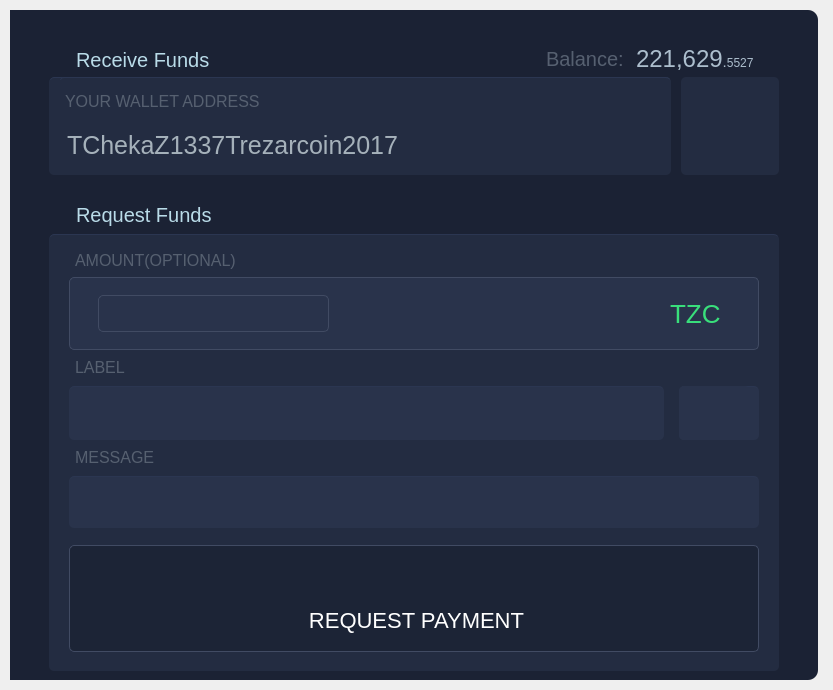
<?xml version="1.0" encoding="UTF-8"?>
<ui version="4.0">
 <class>ReceiveCoinsDialog</class>
 <widget class="QWidget" name="ReceiveCoinsDialog">
  <property name="geometry">
   <rect>
    <x>0</x>
    <y>0</y>
    <width>833</width>
    <height>690</height>
   </rect>
  </property>
  <property name="WindowText" stdset="0">
   <string>Form</string>
  </property>
  <layout class="QGridLayout" name="gridLayout">
   <property name="leftMargin">
    <number>0</number>
   </property>
   <property name="topMargin">
    <number>10</number>
   </property>
   <property name="rightMargin">
    <number>5</number>
   </property>
   <property name="bottomMargin">
    <number>10</number>
   </property>
   <property name="horizontalSpacing">
    <number>0</number>
   </property>
   <item row="0" column="0">
    <layout class="QHBoxLayout" name="horizontalLayout" stretch="4">
     <property name="spacing">
      <number>0</number>
     </property>
     <property name="leftMargin">
      <number>10</number>
     </property>
     <property name="rightMargin">
      <number>10</number>
     </property>
     <item>
      <widget class="QWidget" name="widget_2" native="true">
       <property name="styleSheet">
        <string notr="true">background:#1b2234;
padding:2px;
border-top-right-radius: 10px;
border-bottom-right-radius: 10px;
border-right:1px;
border-color:white;</string>
       </property>
       <layout class="QGridLayout" name="gridLayout_11">
        <item row="0" column="0">
         <layout class="QVBoxLayout" name="verticalLayout_2" stretch="2,3,2,15">
          <property name="spacing">
           <number>0</number>
          </property>
          <item>
           <layout class="QVBoxLayout" name="WALLET_TITLE">
            <property name="spacing">
             <number>0</number>
            </property>
            <item>
             <layout class="QHBoxLayout" name="WalletTitle" stretch="0,0,0,0,0,0">
              <property name="spacing">
               <number>0</number>
              </property>
              <item>
               <spacer name="horizontalSpacer">
                <property name="orientation">
                 <enum>Qt::Horizontal</enum>
                </property>
                <property name="sizeType">
                 <enum>QSizePolicy::Fixed</enum>
                </property>
                <property name="sizeHint" stdset="0">
                 <size>
                  <width>50</width>
                  <height>20</height>
                 </size>
                </property>
               </spacer>
              </item>
              <item>
               <widget class="QLabel" name="label">
                <property name="styleSheet">
                 <string notr="true">color:#b9dbe8; 
background-color:#1b2234;
padding-top:25px;
font-size:20px;

</string>
                </property>
                <property name="text">
                 <string>Receive Funds</string>
                </property>
               </widget>
              </item>
              <item>
               <spacer name="horizontalSpacer_10">
                <property name="orientation">
                 <enum>Qt::Horizontal</enum>
                </property>
                <property name="sizeHint" stdset="0">
                 <size>
                  <width>40</width>
                  <height>20</height>
                 </size>
                </property>
               </spacer>
              </item>
              <item>
               <widget class="QLabel" name="label_3">
                <property name="styleSheet">
                 <string notr="true">color:#566070;
background-color:#1b2234;
padding-top:25px;
font-size:20px;</string>
                </property>
                <property name="text">
                 <string>&lt;html&gt;&lt;head/&gt;&lt;body&gt;&lt;p&gt;Balance:&lt;/p&gt;&lt;/body&gt;&lt;/html&gt;</string>
                </property>
               </widget>
              </item>
              <item>
               <widget class="QLabel" name="labelBalance">
                <property name="styleSheet">
                 <string notr="true">font: 75 14pt &quot;Ubuntu&quot;;
color:#a5c3d1;
backcolor:black;
color:#acbecd;
background-color:#1b2234;
padding-top:25px;

</string>
                </property>
                <property name="text">
                 <string>&lt;html&gt;&lt;head/&gt;&lt;body&gt;&lt;p&gt;&lt;span style=&quot; font-size:18pt; font-weight:400;&quot;&gt;221,629&lt;/span&gt;&lt;span style=&quot; font-size:11pt; font-weight:400;&quot;&gt;.&lt;/span&gt;5527&lt;/p&gt;&lt;/body&gt;&lt;/html&gt;</string>
                </property>
               </widget>
              </item>
              <item>
               <spacer name="horizontalSpacer_11">
                <property name="orientation">
                 <enum>Qt::Horizontal</enum>
                </property>
                <property name="sizeType">
                 <enum>QSizePolicy::Fixed</enum>
                </property>
                <property name="sizeHint" stdset="0">
                 <size>
                  <width>50</width>
                  <height>20</height>
                 </size>
                </property>
               </spacer>
              </item>
             </layout>
            </item>
           </layout>
          </item>
          <item>
           <layout class="QGridLayout" name="gridLayout_12">
            <property name="spacing">
             <number>0</number>
            </property>
            <item row="0" column="0">
             <layout class="QHBoxLayout" name="horizontalLayout_2" stretch="10,1">
              <property name="spacing">
               <number>10</number>
              </property>
              <property name="leftMargin">
               <number>30</number>
              </property>
              <property name="rightMargin">
               <number>30</number>
              </property>
              <item>
               <widget class="QWidget" name="widget_4" native="true">
                <property name="sizePolicy">
                 <sizepolicy hsizetype="Preferred" vsizetype="Preferred">
                  <horstretch>0</horstretch>
                  <verstretch>0</verstretch>
                 </sizepolicy>
                </property>
                <property name="styleSheet">
                 <string notr="true">background:#232c41;
color:white;
padding:2px;
border-radius:5px;
border-top: 1px solid #2b3651;</string>
                </property>
                <layout class="QGridLayout" name="gridLayout_20">
                 <property name="leftMargin">
                  <number>0</number>
                 </property>
                 <property name="topMargin">
                  <number>0</number>
                 </property>
                 <property name="rightMargin">
                  <number>0</number>
                 </property>
                 <property name="bottomMargin">
                  <number>0</number>
                 </property>
                 <property name="spacing">
                  <number>0</number>
                 </property>
                 <item row="0" column="0">
                  <layout class="QVBoxLayout" name="verticalLayout_6" stretch="1,1">
                   <property name="spacing">
                    <number>0</number>
                   </property>
                   <property name="leftMargin">
                    <number>10</number>
                   </property>
                   <item>
                    <layout class="QHBoxLayout" name="horizontalLayout_4">
                     <property name="spacing">
                      <number>0</number>
                     </property>
                     <item>
                      <widget class="QLabel" name="label_17">
                       <property name="styleSheet">
                        <string notr="true">color:#566070;
font-size:16px;</string>
                       </property>
                       <property name="text">
                        <string>YOUR WALLET ADDRESS</string>
                       </property>
                      </widget>
                     </item>
                    </layout>
                   </item>
                   <item>
                    <layout class="QHBoxLayout" name="horizontalLayout_26">
                     <property name="spacing">
                      <number>0</number>
                     </property>
                     <property name="bottomMargin">
                      <number>10</number>
                     </property>
                     <item>
                      <widget class="QLabel" name="labelAddressAccount">
                       <property name="styleSheet">
                        <string notr="true">color:#a5b1ba;
font-size:19pt;
border:none;</string>
                       </property>
                       <property name="text">
                        <string>TChekaZ1337Trezarcoin2017</string>
                       </property>
                      </widget>
                     </item>
                     <item>
                      <spacer name="horizontalSpacer_14">
                       <property name="orientation">
                        <enum>Qt::Horizontal</enum>
                       </property>
                       <property name="sizeType">
                        <enum>QSizePolicy::Fixed</enum>
                       </property>
                       <property name="sizeHint" stdset="0">
                        <size>
                         <width>20</width>
                         <height>20</height>
                        </size>
                       </property>
                      </spacer>
                     </item>
                     <item>
                      <widget class="QPushButton" name="btnCopyAddressAccount">
                       <property name="minimumSize">
                        <size>
                         <width>40</width>
                         <height>40</height>
                        </size>
                       </property>
                       <property name="styleSheet">
                        <string notr="true">QPushButton::pressed{
border:none;
background-image:url(:/icons/copyclipboard);
title:none;
width:20px;height:22px;
background-repeat:no-repeat;
background-position: center;
outline: none;
  box-shadow: 0px 0px 0px 1px rgba(0, 0, 0, 0.1) inset,
  0px 1px 4px 0px rgba(0, 0, 0, 0.1) inset !important;
}
QPushButton{
border:none;
background-image:url(:/icons/copyclipboard);
title:none;
width:20px;height:22px;
background-repeat:no-repeat;
background-position: center;
outline: none;
}
</string>
                       </property>
                       <property name="text">
                        <string/>
                       </property>
                      </widget>
                     </item>
                     <item>
                      <spacer name="horizontalSpacer_15">
                       <property name="orientation">
                        <enum>Qt::Horizontal</enum>
                       </property>
                       <property name="sizeHint" stdset="0">
                        <size>
                         <width>40</width>
                         <height>20</height>
                        </size>
                       </property>
                      </spacer>
                     </item>
                    </layout>
                   </item>
                  </layout>
                 </item>
                </layout>
               </widget>
              </item>
              <item>
               <widget class="QWidget" name="widget_5" native="true">
                <property name="maximumSize">
                 <size>
                  <width>16777215</width>
                  <height>16777215</height>
                 </size>
                </property>
                <property name="styleSheet">
                 <string notr="true">background:#232c41;
color:white;
padding:2px;
border-radius:5px;

</string>
                </property>
                <layout class="QGridLayout" name="gridLayout_6">
                 <item row="0" column="0">
                  <widget class="QPushButton" name="receiveQR">
                   <property name="minimumSize">
                    <size>
                     <width>80</width>
                     <height>80</height>
                    </size>
                   </property>
                   <property name="styleSheet">
                    <string notr="true">border:0px;
image:url(:/icons/receive_qr);
title:none;
</string>
                   </property>
                   <property name="text">
                    <string/>
                   </property>
                  </widget>
                 </item>
                </layout>
               </widget>
              </item>
             </layout>
            </item>
           </layout>
          </item>
          <item>
           <layout class="QVBoxLayout" name="TRANSACTION_TITLE">
            <item>
             <layout class="QHBoxLayout" name="horizontalLayout_3" stretch="2,10,1">
              <property name="spacing">
               <number>0</number>
              </property>
              <item>
               <widget class="QLabel" name="label_6">
                <property name="minimumSize">
                 <size>
                  <width>50</width>
                  <height>0</height>
                 </size>
                </property>
                <property name="maximumSize">
                 <size>
                  <width>10</width>
                  <height>16777215</height>
                 </size>
                </property>
                <property name="styleSheet">
                 <string notr="true">background-color:#1b2234;
</string>
                </property>
                <property name="text">
                 <string>&lt;html&gt;&lt;head/&gt;&lt;body&gt;&lt;p&gt;&lt;br/&gt;&lt;/p&gt;&lt;/body&gt;&lt;/html&gt;</string>
                </property>
               </widget>
              </item>
              <item>
               <widget class="QLabel" name="label_7">
                <property name="styleSheet">
                 <string notr="true">background-color:#1b2234;
color:#b9dbe8; 
font-size:20px;</string>
                </property>
                <property name="text">
                 <string>Request Funds</string>
                </property>
                <property name="alignment">
                 <set>Qt::AlignBottom|Qt::AlignLeading|Qt::AlignLeft</set>
                </property>
                <property name="margin">
                 <number>10</number>
                </property>
               </widget>
              </item>
              <item>
               <widget class="QLabel" name="label_8">
                <property name="minimumSize">
                 <size>
                  <width>30</width>
                  <height>0</height>
                 </size>
                </property>
                <property name="maximumSize">
                 <size>
                  <width>30</width>
                  <height>16777215</height>
                 </size>
                </property>
                <property name="styleSheet">
                 <string notr="true">background-color:#1b2234;
color:#badce9;</string>
                </property>
                <property name="text">
                 <string>&lt;html&gt;&lt;head/&gt;&lt;body&gt;&lt;p&gt;&lt;br/&gt;&lt;/p&gt;&lt;/body&gt;&lt;/html&gt;</string>
                </property>
               </widget>
              </item>
             </layout>
            </item>
           </layout>
          </item>
          <item>
           <layout class="QGridLayout" name="gridLayout_5">
            <property name="leftMargin">
             <number>0</number>
            </property>
            <property name="rightMargin">
             <number>0</number>
            </property>
            <property name="spacing">
             <number>0</number>
            </property>
            <item row="0" column="0">
             <widget class="QWidget" name="widget_6" native="true">
              <layout class="QGridLayout" name="gridLayout_2">
               <property name="leftMargin">
                <number>0</number>
               </property>
               <property name="topMargin">
                <number>0</number>
               </property>
               <property name="rightMargin">
                <number>0</number>
               </property>
               <property name="bottomMargin">
                <number>0</number>
               </property>
               <property name="spacing">
                <number>0</number>
               </property>
               <item row="0" column="0">
                <layout class="QHBoxLayout" name="horizontalLayout_8" stretch="15">
                 <property name="spacing">
                  <number>0</number>
                 </property>
                 <property name="leftMargin">
                  <number>30</number>
                 </property>
                 <property name="rightMargin">
                  <number>30</number>
                 </property>
                 <item>
                  <widget class="QWidget" name="widget_7" native="true">
                   <property name="sizePolicy">
                    <sizepolicy hsizetype="Expanding" vsizetype="Expanding">
                     <horstretch>0</horstretch>
                     <verstretch>0</verstretch>
                    </sizepolicy>
                   </property>
                   <property name="minimumSize">
                    <size>
                     <width>0</width>
                     <height>0</height>
                    </size>
                   </property>
                   <property name="styleSheet">
                    <string notr="true">background:#232c41;
color:white;
padding:2px;
border-radius:5px;
border-top: 1px solid #2b3651;</string>
                   </property>
                   <layout class="QVBoxLayout" name="verticalLayout_4">
                    <property name="leftMargin">
                     <number>20</number>
                    </property>
                    <property name="rightMargin">
                     <number>20</number>
                    </property>
                    <item>
                     <layout class="QVBoxLayout" name="verticalLayout_10" stretch="1,2,1,1,1,1,1,3">
                      <property name="spacing">
                       <number>0</number>
                      </property>
                      <property name="topMargin">
                       <number>0</number>
                      </property>
                      <property name="bottomMargin">
                       <number>10</number>
                      </property>
                      <item>
                       <layout class="QVBoxLayout" name="AmountTitle_2">
                        <property name="spacing">
                         <number>6</number>
                        </property>
                        <item>
                         <layout class="QHBoxLayout" name="horizontalLayout_5">
                          <item>
                           <widget class="QLabel" name="label_2">
                            <property name="styleSheet">
                             <string notr="true">color:#566070;
font-size:16px;
border:none;</string>
                            </property>
                            <property name="text">
                             <string>AMOUNT(OPTIONAL)</string>
                            </property>
                           </widget>
                          </item>
                          <item>
                           <spacer name="horizontalSpacer_2">
                            <property name="orientation">
                             <enum>Qt::Horizontal</enum>
                            </property>
                            <property name="sizeHint" stdset="0">
                             <size>
                              <width>40</width>
                              <height>20</height>
                             </size>
                            </property>
                           </spacer>
                          </item>
                          <item>
                           <widget class="QPushButton" name="clearButton">
                            <property name="styleSheet">
                             <string notr="true">QPushButton::pressed{
background:#29334b;
color:white;
padding:2px;
border-radius:5px;
height:30px;
border:0px;
image:url(:/icons/refresh);
title:none;
  box-shadow: 0px 0px 0px 1px rgba(0, 0, 0, 0.1) inset,
  0px 1px 4px 0px rgba(0, 0, 0, 0.1) inset !important;
}
QPushButton{
background:#232c41;
color:white;
padding:2px;
border-radius:5px;
height:30px;
border:0px;
image:url(:/icons/refresh);
title:none;
}
</string>
                            </property>
                            <property name="text">
                             <string/>
                            </property>
                           </widget>
                          </item>
                         </layout>
                        </item>
                       </layout>
                      </item>
                      <item>
                       <widget class="QWidget" name="AmountFieldInputs" native="true">
                        <property name="styleSheet">
                         <string notr="true">border: 1px solid #414b63;
background:#29334b;
color:#dceaed;
padding:2px;
border-radius:5px;
</string>
                        </property>
                        <layout class="QGridLayout" name="gridLayout_3">
                         <property name="topMargin">
                          <number>1</number>
                         </property>
                         <property name="bottomMargin">
                          <number>1</number>
                         </property>
                         <item row="0" column="0">
                          <spacer name="horizontalSpacer_5">
                           <property name="orientation">
                            <enum>Qt::Horizontal</enum>
                           </property>
                           <property name="sizeType">
                            <enum>QSizePolicy::Fixed</enum>
                           </property>
                           <property name="sizeHint" stdset="0">
                            <size>
                             <width>20</width>
                             <height>20</height>
                            </size>
                           </property>
                          </spacer>
                         </item>
                         <item row="0" column="1">
                          <layout class="QHBoxLayout" name="horizontalLayout_6">
                           <item>
                            <widget class="BitcoinAmountField" name="reqAmount">
                             <property name="sizePolicy">
                              <sizepolicy hsizetype="Maximum" vsizetype="Fixed">
                               <horstretch>0</horstretch>
                               <verstretch>0</verstretch>
                              </sizepolicy>
                             </property>
                             <property name="maximumSize">
                              <size>
                               <width>16777215</width>
                               <height>16777215</height>
                              </size>
                             </property>
                             <property name="styleSheet">
                              <string notr="true">font-size:25px;
color:#dceaed;
</string>
                             </property>
                            </widget>
                           </item>
                           <item>
                            <spacer name="horizontalSpacer_3">
                             <property name="orientation">
                              <enum>Qt::Horizontal</enum>
                             </property>
                             <property name="sizeHint" stdset="0">
                              <size>
                               <width>40</width>
                               <height>20</height>
                              </size>
                             </property>
                            </spacer>
                           </item>
                          </layout>
                         </item>
                         <item row="0" column="3">
                          <spacer name="horizontalSpacer_4">
                           <property name="orientation">
                            <enum>Qt::Horizontal</enum>
                           </property>
                           <property name="sizeType">
                            <enum>QSizePolicy::Fixed</enum>
                           </property>
                           <property name="sizeHint" stdset="0">
                            <size>
                             <width>20</width>
                             <height>20</height>
                            </size>
                           </property>
                          </spacer>
                         </item>
                         <item row="0" column="2">
                          <widget class="QLabel" name="label_tzc">
                           <property name="styleSheet">
                            <string notr="true">border:0px;
font-size:26px;
color:#39df7b;</string>
                           </property>
                           <property name="text">
                            <string>TZC</string>
                           </property>
                          </widget>
                         </item>
                        </layout>
                       </widget>
                      </item>
                      <item>
                       <layout class="QVBoxLayout" name="ReceipientTitle_2">
                        <item>
                         <widget class="QLabel" name="label_22">
                          <property name="styleSheet">
                           <string notr="true">color:#566070;
font-size:16px;
border:none;</string>
                          </property>
                          <property name="text">
                           <string>&lt;html&gt;&lt;head/&gt;&lt;body&gt;&lt;p&gt;&lt;span style=&quot; font-size:12pt;&quot;&gt;LABEL&lt;/span&gt;&lt;/p&gt;&lt;/body&gt;&lt;/html&gt;</string>
                          </property>
                         </widget>
                        </item>
                       </layout>
                      </item>
                      <item>
                       <layout class="QGridLayout" name="gridLayout_14">
                        <property name="verticalSpacing">
                         <number>0</number>
                        </property>
                        <item row="0" column="0">
                         <layout class="QHBoxLayout" name="horizontalLayout_15" stretch="7,1">
                          <property name="spacing">
                           <number>15</number>
                          </property>
                          <item>
                           <widget class="QWidget" name="widget_20" native="true">
                            <property name="styleSheet">
                             <string notr="true">background-position: center;
outline: none;
background:#29334b;
color:white;
padding:2px;
border-radius:5px;
height:30px;
</string>
                            </property>
                            <layout class="QVBoxLayout" name="verticalLayout">
                             <item>
                              <widget class="QLineEdit" name="reqLabel">
                               <property name="styleSheet">
                                <string notr="true">color: #d6d5d5;
font-size:20px;
border:0px;</string>
                               </property>
                               <property name="WindowText" stdset="0">
                                <string>Enter Address Label</string>
                               </property>
                              </widget>
                             </item>
                            </layout>
                           </widget>
                          </item>
                          <item>
                           <widget class="QWidget" name="widget_23" native="true">
                            <property name="maximumSize">
                             <size>
                              <width>80</width>
                              <height>80</height>
                             </size>
                            </property>
                            <property name="styleSheet">
                             <string notr="true">background-position: center;
outline: none;
background:#29334b;
color:white;
padding:2px;
border-radius:5px;
height:50px;
</string>
                            </property>
                            <layout class="QGridLayout" name="gridLayout_17">
                             <property name="leftMargin">
                              <number>0</number>
                             </property>
                             <property name="topMargin">
                              <number>0</number>
                             </property>
                             <property name="bottomMargin">
                              <number>0</number>
                             </property>
                             <item row="0" column="0">
                              <widget class="QPushButton" name="labelCopyAddress">
                               <property name="styleSheet">
                                <string notr="true">QPushButton::pressed{
border:0px;
image:url(:/icons/copyclipboard);
title:none;
  box-shadow: 0px 0px 0px 1px rgba(0, 0, 0, 0.1) inset,
  0px 1px 4px 0px rgba(0, 0, 0, 0.1) inset !important;
}
QPushButton{
border:0px;
image:url(:/icons/copyclipboard);
title:none;
}

</string>
                               </property>
                               <property name="text">
                                <string/>
                               </property>
                              </widget>
                             </item>
                            </layout>
                           </widget>
                          </item>
                         </layout>
                        </item>
                       </layout>
                      </item>
                      <item>
                       <layout class="QVBoxLayout" name="TransactionTitle_2">
                        <item>
                         <widget class="QLabel" name="label_23">
                          <property name="styleSheet">
                           <string notr="true">color:#566070;
font-size:16px;
border:none;</string>
                          </property>
                          <property name="text">
                           <string>&lt;html&gt;&lt;head/&gt;&lt;body&gt;&lt;p&gt;&lt;span style=&quot; font-size:12pt;&quot;&gt;MESSAGE&lt;/span&gt;&lt;/p&gt;&lt;/body&gt;&lt;/html&gt;</string>
                          </property>
                         </widget>
                        </item>
                       </layout>
                      </item>
                      <item>
                       <layout class="QVBoxLayout" name="TransactionContent_2">
                        <item>
                         <widget class="QWidget" name="messageobj" native="true">
                          <property name="styleSheet">
                           <string notr="true">background:#29334b;
color:white;
padding:2px;
border-radius:5px;
height:30px;
</string>
                          </property>
                          <layout class="QVBoxLayout" name="verticalLayout_3">
                           <item>
                            <widget class="QLineEdit" name="reqMessage">
                             <property name="styleSheet">
                              <string notr="true">color: #d6d5d5;
font-size:20px;
border:0px;</string>
                             </property>
                             <property name="text">
                              <string/>
                             </property>
                             <property name="WindowText" stdset="0">
                              <string>Enter a message up to 140 characters</string>
                             </property>
                            </widget>
                           </item>
                          </layout>
                         </widget>
                        </item>
                       </layout>
                      </item>
                      <item>
                       <layout class="QHBoxLayout" name="horizontalLayout_16">
                        <property name="spacing">
                         <number>0</number>
                        </property>
                        <item>
                         <spacer name="verticalSpacer_2">
                          <property name="orientation">
                           <enum>Qt::Vertical</enum>
                          </property>
                          <property name="sizeType">
                           <enum>QSizePolicy::Fixed</enum>
                          </property>
                          <property name="sizeHint" stdset="0">
                           <size>
                            <width>20</width>
                            <height>15</height>
                           </size>
                          </property>
                         </spacer>
                        </item>
                        <item>
                         <widget class="QTableView" name="recentRequestsView">
                          <property name="maximumSize">
                           <size>
                            <width>0</width>
                            <height>0</height>
                           </size>
                          </property>
                         </widget>
                        </item>
                       </layout>
                      </item>
                      <item>
                       <layout class="QVBoxLayout" name="verticalLayout_11">
                        <item>
                         <spacer name="verticalSpacer">
                          <property name="orientation">
                           <enum>Qt::Vertical</enum>
                          </property>
                          <property name="sizeType">
                           <enum>QSizePolicy::Fixed</enum>
                          </property>
                          <property name="sizeHint" stdset="0">
                           <size>
                            <width>20</width>
                            <height>2</height>
                           </size>
                          </property>
                         </spacer>
                        </item>
                        <item>
                         <widget class="QWidget" name="widget_25" native="true">
                          <property name="styleSheet">
                           <string notr="true">background:#1c2436;
color:white;
padding:2px;
border-radius:5px;

border: 1px solid #414b63;



</string>
                          </property>
                          <layout class="QGridLayout" name="gridLayout_18">
                           <item row="0" column="0">
                            <layout class="QVBoxLayout" name="verticalLayout_12">
                             <property name="spacing">
                              <number>0</number>
                             </property>
                             <item>
                              <widget class="QPushButton" name="receiveButton">
                               <property name="sizePolicy">
                                <sizepolicy hsizetype="Preferred" vsizetype="Preferred">
                                 <horstretch>0</horstretch>
                                 <verstretch>0</verstretch>
                                </sizepolicy>
                               </property>
                               <property name="styleSheet">
                                <string notr="true">border:0px;
background-image:url(:/icons/receive_green_big);
title:none;
width:15px;height:25px;
background-repeat:no-repeat;
background-position: center;
outline: none;</string>
                               </property>
                               <property name="text">
                                <string/>
                               </property>
                              </widget>
                             </item>
                             <item>
                              <widget class="QLabel" name="label_24">
                               <property name="styleSheet">
                                <string notr="true">color:white;
font-size:22px;
border:none;</string>
                               </property>
                               <property name="text">
                                <string>&lt;html&gt;&lt;head/&gt;&lt;body&gt;&lt;p align=&quot;center&quot;&gt;REQUEST PAYMENT&lt;/p&gt;&lt;/body&gt;&lt;/html&gt;</string>
                               </property>
                              </widget>
                             </item>
                            </layout>
                           </item>
                          </layout>
                         </widget>
                        </item>
                       </layout>
                      </item>
                     </layout>
                    </item>
                   </layout>
                  </widget>
                 </item>
                </layout>
               </item>
              </layout>
             </widget>
            </item>
           </layout>
          </item>
         </layout>
        </item>
       </layout>
      </widget>
     </item>
    </layout>
   </item>
  </layout>
 </widget>
 <customwidgets>
  <customwidget>
   <class>BitcoinAmountField</class>
   <extends>QLineEdit</extends>
   <header>bitcoinamountfield.h</header>
   <container>1</container>
  </customwidget>
 </customwidgets>
 <resources/>
 <connections/>
</ui>
